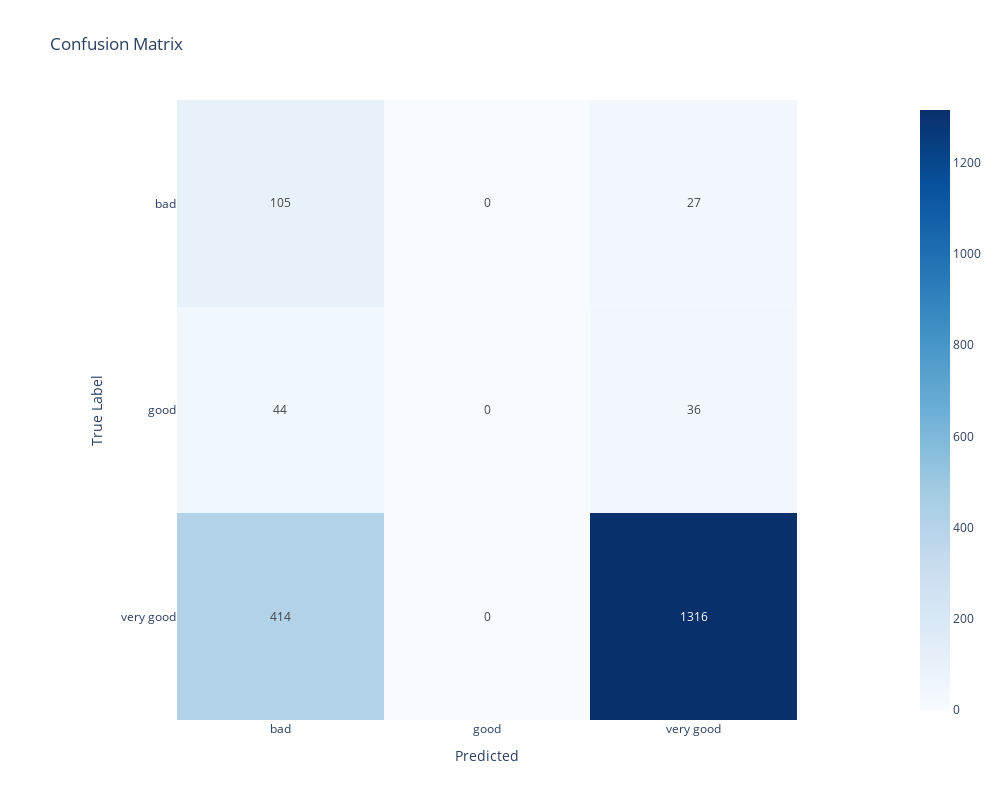

The cell this chart's notebook holds for it:
### Markdown cell above
Let's train the new model :

### Code cell
# EarlyStopping Callback
early_stopping = EarlyStopping(monitor='val_loss', patience=3, restore_best_weights=True)

model_2.fit(X_train, y_train, epochs=20, batch_size=64, validation_split=0.2, callbacks=[early_stopping])

# Define a mapping dictionary
label_mapping = {1: 'bad', 2: 'good', 3: 'very good'}

# Evaluate the model for multi-class classification
y_proba = model_2.predict(X_test)
y_pred = np.argmax(y_proba.round(2), axis=-1)

# Map integer labels to string labels for y_pred and y_test
y_pred = [label_mapping[label] for label in y_pred]
y_test = [label_mapping[label] for label in y_test]

class_labels = ['bad', 'good', 'very good']

report(y_test, y_pred, class_labels)

### Figure 1 — Plotly figure (JSON) as saved in the notebook; plotly's stock layout.template omitted (floating-point values rounded to 4 significant figures)
{"data": [{"coloraxis": "coloraxis", "hovertemplate": "Predicted: %{x}<br>True Label: %{y}<br>color: %{z}<extra></extra>", "name": "0", "texttemplate": "%{z}", "type": "heatmap", "x": ["bad", "good", "very good"], "xaxis": "x", "y": ["bad", "good", "very good"], "yaxis": "y", "z": [[105, 0, 27], [44, 0, 36], [414, 0, 1316]]}], "layout": {"coloraxis": {"colorscale": [[0, "rgb(247,251,255)"], [0.125, "rgb(222,235,247)"], [0.25, "rgb(198,219,239)"], [0.375, "rgb(158,202,225)"], [0.5, "rgb(107,174,214)"], [0.625, "rgb(66,146,198)"], [0.75, "rgb(33,113,181)"], [0.875, "rgb(8,81,156)"], [1, "rgb(8,48,107)"]]}, "height": 800, "title": {"text": "Confusion Matrix"}, "width": 1000, "xaxis": {"anchor": "y", "constrain": "domain", "domain": [0, 1], "scaleanchor": "y", "title": {"text": "Predicted"}}, "yaxis": {"anchor": "x", "autorange": "reversed", "constrain": "domain", "domain": [0, 1], "title": {"text": "True Label"}}}}
